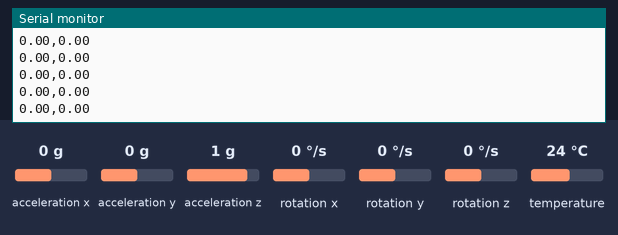
A program run on a simulated Arduino Uno, built with avr-gcc and run on an emulated ATmega328P. Parts: the last lines printed to the serial monitor. The test bench sets the inputs (shaded band); at power-on: acceleration x 0 g, acceleration y 0 g, acceleration z 1 g, rotation y 0 °/s, rotation x 0 °/s, rotation z 0 °/s, temperature 24 °C.

Above: at 1.2 s.
1.3 s: acceleration x set to -1.4 g
At 2.0 s:
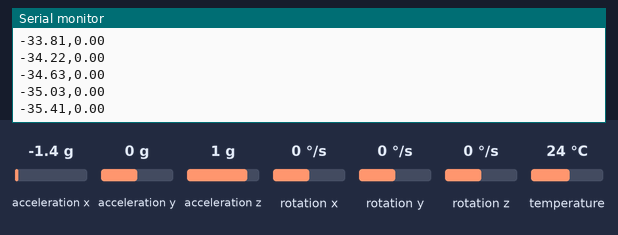
4.3 s: acceleration y set to -1.4 g
At 4.9 s:
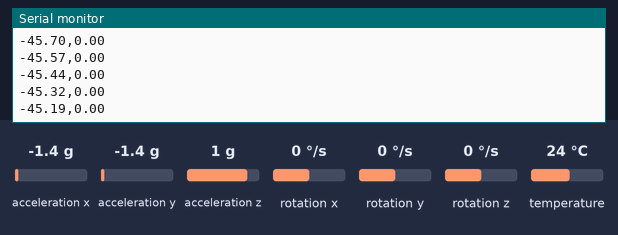
5.8 s: acceleration z set to -1.4 g
At 6.7 s:
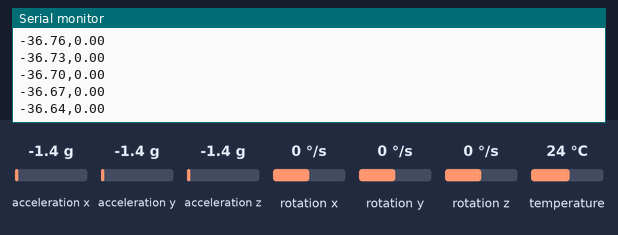
7.3 s: rotation y set to -192 °/s
At 7.9 s:
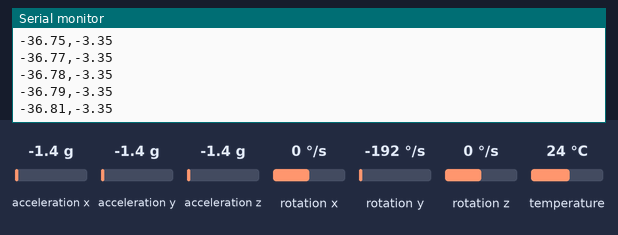
Timing chart, 0 to 9.8 s (numbered marks = the images above; inputs shaded):
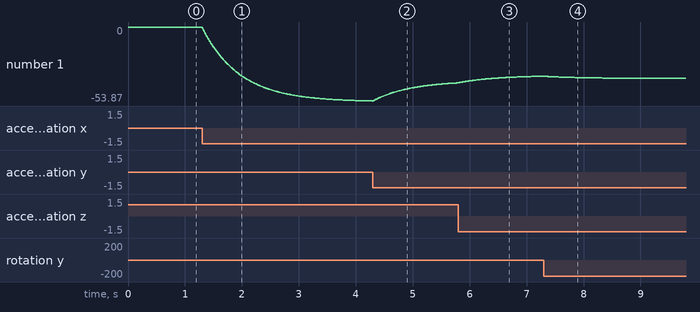

The program:

main.cpp
```cpp
#include <Adafruit_MPU6050.h>
#include <Adafruit_Sensor.h>
#include <Wire.h>
#include <math.h>

Adafruit_MPU6050 mpu;

float pitch = 0;
unsigned long last_time;
unsigned long start_time;

void setup() {
  Serial.begin(115200);
  while (!Serial) delay(10); // Chờ serial mở

  if (!mpu.begin()) {
    Serial.println("Failed to find MPU6050 chip");
    while (1) delay(10);
  }

  mpu.setAccelerometerRange(MPU6050_RANGE_2_G);
  mpu.setGyroRange(MPU6050_RANGE_250_DEG);
  mpu.setFilterBandwidth(MPU6050_BAND_21_HZ);

  last_time = micros();
  start_time = millis();  // Lưu thời điểm bắt đầu 15 giây
}

void loop() {
  // dừng sau 15 giây
  if (millis() - start_time > 15000) {
    Serial.println("END of 15s");
    while (1) {}
  }

  // ----- Đọc IMU -----
  unsigned long now = micros();
  float dt = (now - last_time) / 1e6; // thời gian giữa 2 lần đo
  last_time = now;

  sensors_event_t a, g, temp;
  mpu.getEvent(&a, &g, &temp);

  // ----- Tính pitch (deg) -----
  float accel_pitch = atan2(a.acceleration.x, sqrt(a.acceleration.y * a.acceleration.y + a.acceleration.z * a.acceleration.z)) * 180.0 / M_PI;

  // Gyro_y deg/s
  float gyro_y = g.gyro.y;

  // ----- Low-pass + complementary filter để pitch mượt -----
  pitch = 0.98f * (pitch + gyro_y * dt) + 0.02f * accel_pitch;

  // ----- Gửi pitch + pitch_rate sang Python -----
  Serial.print(pitch);
  Serial.print(",");
  Serial.println(gyro_y);

  // ----- Nhận action từ Python -----
  if (Serial.available()) {
    float action = Serial.readStringUntil('\n').toFloat();
    // TODO: map action -> motor driver
    // ví dụ: setMotor(action * 255);
  }

  delay(10); // ~100Hz
}
```

Measured:
- after the input at 1.3 s, the serial monitor: prints a new line at once (image 1)
- plotted number 1: 0 → -53.87 after the input at 1.3 s
